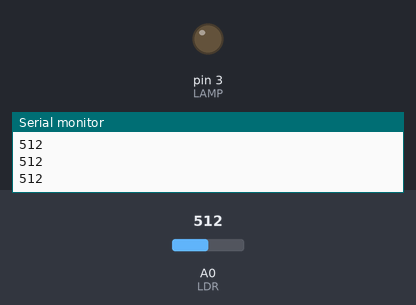
Bench run of a sketch on a simulated Arduino Uno, built with avr-gcc and run on an emulated ATmega328P. Parts: output pins drawn as LEDs (lit = HIGH), the last lines printed to the serial monitor. The test bench sets the inputs (shaded band); at power-on: A0 (LDR) = 512.

Above: at 1.2 s.
1.3 s: A0 (LDR) set to 311
2.8 s: A0 (LDR) set to 284
At 3.6 s:
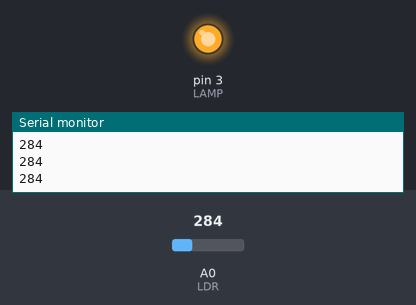
4.3 s: A0 (LDR) set to 306
At 4.9 s:
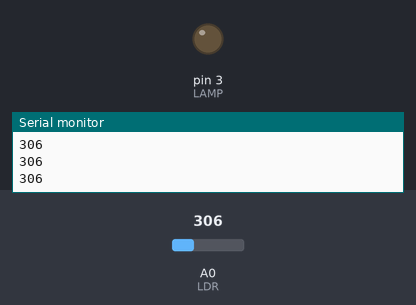
5.8 s: A0 (LDR) set to 290
At 6.2 s:
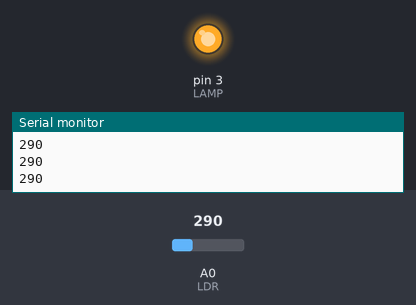
Timing chart, 0 to 8.3 s (numbered marks = the images above; inputs shaded):
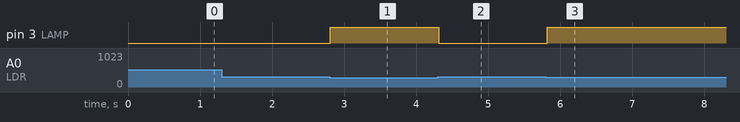

Measured:
- the behaviour switches between 300 and 299 on A0 (LDR) (found by bisection; images 0 and 1)
- after the input at 2.8 s, pin 3 (LAMP): LOW → HIGH at once
- after the input at 4.3 s, pin 3 (LAMP): HIGH → LOW at once
- after the input at 5.8 s, pin 3 (LAMP): LOW → HIGH at once

The sketch:

smart-night-light.ino
```cpp
// أكاديمية النمر — الدرس ٧: نور ليل ذكي 🌙
// الحساس الضوئي (LDR) مقاومته بتتغيّر مع الضوء — الأردوينو بيقراه برقم من 0 لـ 1023 بأمر analogRead
// التوصيل: رجل من الحساس ← خط 5V، والرجل التانية ← منفذ A0 + مقاومة 10 كيلو أوم لخط GND من نفس النقطة
// واللمبة: الرجل الطويلة ← مقاومة 120 أوم ← منفذ 3، والقصيرة ← خط GND

const int LDR = A0;
const int LAMP = 3;

void setup() {
  pinMode(LAMP, OUTPUT);
  Serial.begin(9600);
}

void loop() {
  int light = analogRead(LDR);        // رقم من 0 لـ 1023
  Serial.println(light);
  if (light < 300) {                  // الدنيا ضلمة
    digitalWrite(LAMP, HIGH);
  } else {                            // في ضوء
    digitalWrite(LAMP, LOW);
  }
  delay(100);
}

// التحدي: غيّر الرقم 300 إلى 500، وجرّب تخلّي النور ينوّر بالتدريج: كل ما الدنيا تضلّم أكتر، النور يزيد (تلميح: analogWrite و map)
```
